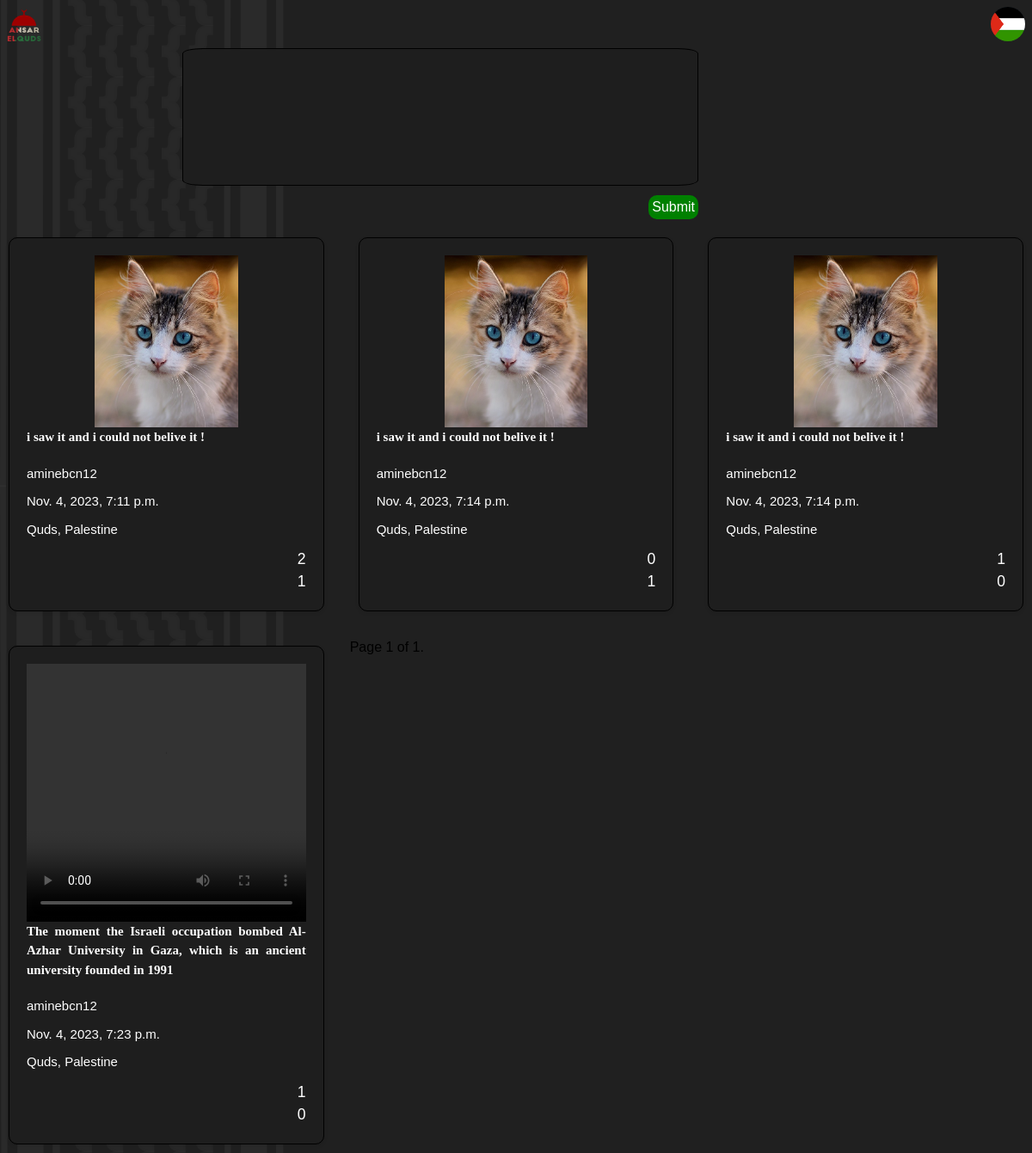
/news/ (signed in), run on the app's committed database.
### App/models.py (models this page shows, shortened)
class User(AbstractBaseUser, PermissionsMixin):
    email = models.EmailField(blank=True, default='', unique=True)
    username = models.CharField(max_length=50, blank=False, unique=True)
    first_name = models.CharField(max_length=50, blank=True, default='')
    last_name = models.CharField(max_length=50, blank=True, default='')
    profile_picture = models.FileField(upload_to='ProfilePictures/',storage=OverwriteStorage(),default=None)
    country = models.CharField(max_length=50,default='')
    total_validated_answers = models.IntegerField(default=0)
    total_answers = models.IntegerField(default=0)
    total_ratio = models.FloatField(default=0)
    monthly_validated_answers = models.IntegerField(default=0)
    monthly_total_answers = models.IntegerField(default=0)
    monthly_ratio = models.FloatField(default=0)
    leaderboards = models.ManyToManyField(to=Leaderboard, name="leaderboards")
    color_theme = models.CharField(max_length=7, default="#0e4bf1")
    is_darkmode = models.BooleanField(default=False)
    date_joined = models.DateField(default=date.today)
    last_login = models.DateTimeField(blank=True, null=True)
    objects = CustomUserManager()
    USERNAME_FIELD = 'email'
    EMAIL_FIELD = 'email'
    REQUIRED_FIELDS = ['username']
    class Meta:
        verbose_name = 'User'
        verbose_name_plural = 'Users'

class News(models.Model):
    media = models.FileField(upload_to='News/', storage=OverwriteStorage())
    posted_by = models.ForeignKey(User, on_delete=models.CASCADE)
    title = models.CharField(max_length=500)
    position = models.CharField(max_length=250,null=True)
    up_votes = models.IntegerField(default=0)
    down_votes = models.IntegerField(default=0)
    date_posted = models.DateTimeField(default=datetime.now)
    media_type = models.CharField(max_length=10)

### App/views.py (the view, shortened to what this page needs)
def NewsPage(request):
    news_list = News.objects.all()
    paginator = Paginator(news_list, 10)
    page = request.GET.get('page')
    try:
        news = paginator.page(page)
    except PageNotAnInteger:
        news = paginator.page(1)
    except EmptyPage:
        news = paginator.page(paginator.num_pages)
    return render(request, 'news.html', {'news': news})

### App/templates/news.html (shortened to what this page needs)
<!DOCTYPE html>
<html>
<head>
    <link rel="stylesheet" href="https://unpkg.com/leaflet@1.7.1/dist/leaflet.css" />
    <link rel="stylesheet" href="https://cdn.jsdelivr.net/npm/@tabler/icons-webfont@latest/tabler-icons.min.css">
    {% load static %}
    <link rel="stylesheet" href="{% static 'news.css' %}">
</head>
<body>
    {% include 'navbar.html' %}
    <div class="container">
        <form method="post" enctype="multipart/form-data">
            <input type="text" name="news-title" id="create-news-input" />
            <div id="actions-container">
                <div class="left-side">
                    <label class="custom-file-input">
                    </label>
                    <button id="show-maps"></button>
                </div>
                <div class="right-side">
                    <button type="submit" id="submit-button">Submit</button>
                </div>
            </div>
        </form>
    </div>
    <div class="news-grid">
        {% for article in news %}
<div class="news-card">
    {% if article.media_type == "video" %}
    <video controls>
        <source src="{{ article.media.url }}" type="video/mp4">
    </video>
    {% else %}
    <img src="{{ article.media.url }}" alt="News Media" class="news-media">
    {% endif %}
    <div class="news-title">{{ article.title }}</div>
    <div class="news-publisher"> {{ article.posted_by.username }}</div>
    <div class="news-date"> {{ article.date_posted }}</div>
    <div class="news-position"> Quds, Palestine</div>
    <div class="news-votes">
        <span class="news-vote-button">
            <a href="{% url 'upvote-news' article.id %}">
                {{article.up_votes}}
            </a>
        </span>
        <span class="news-vote-button">
            <a href="{% url 'downvote-news' article.id %}">
                {{article.down_votes}}
            </a>
        </span>
    </div>
</div>
{% endfor %}
      <div class="pagination">
          <span class="step-links">
              <span class="current-page">Page {{ news.number }} of {{ news.paginator.num_pages }}.</span>
          </span>
      </div>
</body>
</html>

### App/templates/navbar.html (shortened to what this page needs)
<!DOCTYPE html>
<html lang="en">
<head>
    <script src="https://cdn.tailwindcss.com"></script>
    {% load static %}
</head>
<body>
    <div class="w-full">
    <nav class="bg-transparent border-gray-200 dark:bg-gray-900 " >
        <div class="max-w-screen-xl flex flex-wrap items-center justify-between mx-auto p-2">
        <a href="#" class="flex items-center">
            <img src="{% static 'logo.png' %}" class="w-10 h-10" alt="Quds Logo" />
        </a>
        <div class="flex items-center md:order-2">
            <button type="button" class="flex mr-3 text-sm bg-gray-800 rounded-full md:mr-0 focus:ring-4 focus:ring-gray-300 dark:focus:ring-gray-600" id="user-menu-button" aria-expanded="false" data-dropdown-toggle="user-dropdown" data-dropdown-placement="bottom">
              {% if request.user.profile_picture.url is not None %}
              <img class="w-10 h-10 rounded-full" src="{{request.user.profile_picture.url}}" alt="user photo">
              {% else %}
              <img class="w-10 h-10 rounded-full bg-gray-100" src="{% static 'profile/user.png' %}" alt="user photo">
              {% endif %}
            </button>
        </div>
        </div>
      </nav>
    </div>
</body>
</html>

### App/static/news.css (style rules this page uses)
body { background-image: url("./background.png"); background-repeat: no-repeat; background-size: cover; font-family: Arial, sans-serif; }
.container { display: flex; flex-direction: column; align-items: center; justify-content: center ; gap:20px; }
#create-news-input { background-color: #1E1E1E; border: 1px solid black; color:#fff; height:20vh; width: 50vw; border-radius: 4%; }
#actions-container { display: flex; width: 50vw; }
.left-side { flex: 1; display: flex; align-items: center; }
.right-side { display: flex; align-items: center; }
#submit-button { background-color: green; padding: 2px 4px 2px 4px; color: #fff; border-radius: 10px; }
.custom-file-input,#show-maps { border-radius: 3px; padding: 0px 4px 2px 0px; color: #fff; font-size: 28px; }
.news-grid { display: grid; grid-template-columns: repeat(3, 1fr); gap: 20px; }
.news-card { border: 1px solid black; border-radius: 10px; padding: 20px; margin: 10px; background-color: #1E1E1E; box-shadow: 0 2px 4px rgba(0, 0, 0, 0.1); }
.news-title,.news-publisher,.news-details,.news-date,.news-position { font-size: 15px; color: #fff; margin-bottom: 10px; }
.news-title { font-family: 'Times New Roman', Times, serif; font-size: 15px; font-weight: 600; color: #fff; text-align: justify; margin-bottom: 20px; }
.news-card > video { width: 100%; height: 300px; }
.news-media { height: 200px; display: block; margin: 0 auto; }
.news-votes { margin-top: 10px; font-size: 1.1em; display: flex; flex-direction: column; align-items: flex-end; justify-content: space-between; }
.news-vote-button { cursor: pointer; color: #fff; }

### data on the page
User: user.profile_picture (picture)
News: media (picture), title "i saw it and i could not belive it !", posted_by.username "aminebcn12", date_posted "Nov. 4, 2023, 7:11 p.m.", up_votes "2", down_votes "1"
News: media (picture), title "i saw it and i could not belive it !", posted_by.username "aminebcn12", date_posted "Nov. 4, 2023, 7:14 p.m.", up_votes "0", down_votes "1"
News: media (picture), title "i saw it and i could not belive it !", posted_by.username "aminebcn12", date_posted "Nov. 4, 2023, 7:14 p.m.", up_votes "1", down_votes "0"
News: title "The moment the Israeli occupation bombed Al-Azhar University in Gaza, which is an ancient university founded in 1991", posted_by.username "aminebcn12", date_posted "Nov. 4, 2023, 7:23 p.m.", up_votes "1", down_votes "0"

### other printed values
{{ news.number }} "1"
{{ news.paginator.num_pages }} "1"
